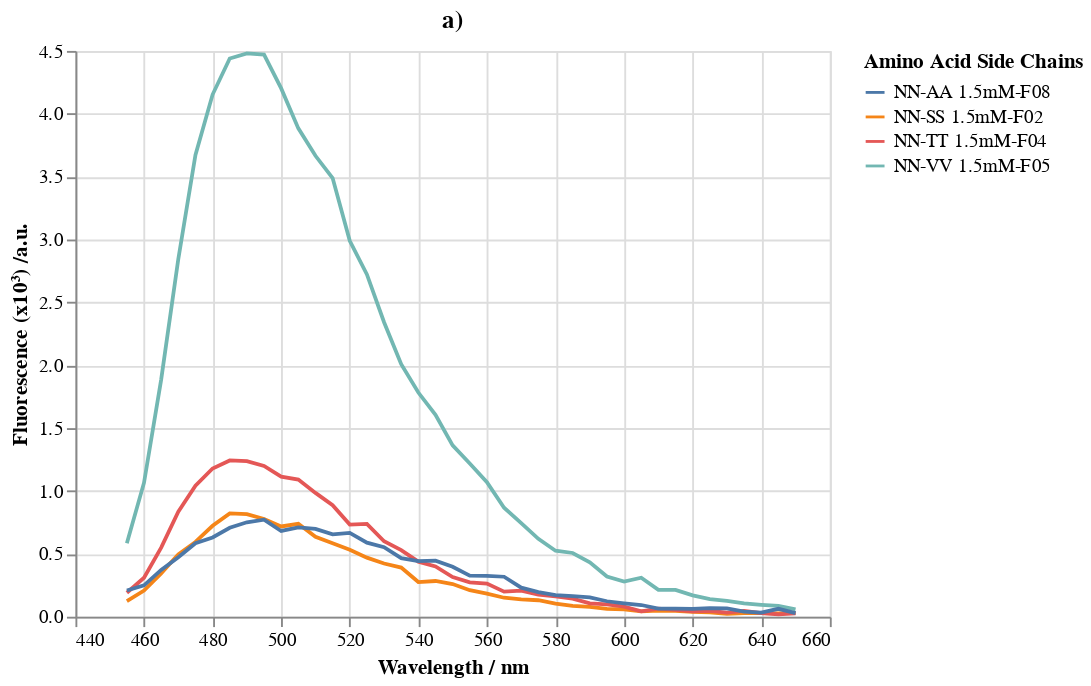

Write notebook code for a chart like this one.
### Code cell
# example of using a pre-constructed theme in your visual to apply globally

alt.themes.enable('latimes')
Figure06A= alt.Chart(Figure6A, title='a)').mark_line().encode(
alt.X("Wavelength:Q", title="Wavelength / nm"),
alt.Y("Flourescence_x10\u00b3:Q", title="Fluorescence (x10\u00b3) /a.u."),
alt.Color('AminoAcidSideChains:N', title="Amino Acid Side Chains"),
tooltip=['AminoAcidSideChains']
).transform_filter(
    alt.FieldOneOfPredicate(field='AminoAcidSideChains', oneOf=aminoAcids)
)

Figure06A

### Figure 1 — Vega-Lite specification as saved in the notebook (floating-point values rounded to 4 significant figures; data arrays with more than 128 entries replaced by an {"elided": "..."} marker saying what was removed)
{"usermeta": {"embedOptions": {"theme": "latimes"}}, "config": {"view": {"continuousWidth": 400, "continuousHeight": 300}}, "data": {"name": "data-c388466c9d242b9f6aed6871adcabd88"}, "mark": "line", "encoding": {"color": {"type": "nominal", "field": "AminoAcidSideChains", "title": "Amino Acid Side Chains"}, "tooltip": [{"type": "nominal", "field": "AminoAcidSideChains"}], "x": {"type": "quantitative", "field": "Wavelength", "title": "Wavelength / nm"}, "y": {"type": "quantitative", "field": "Flourescence_x10³", "title": "Fluorescence (x10³) /a.u."}}, "title": "a)", "transform": [{"filter": {"field": "AminoAcidSideChains", "oneOf": ["NN-SS 1.5mM-F02", "NN-TT 1.5mM-F04", "NN-VV 1.5mM-F05", "NN-AA 1.5mM-F08"]}}], "$schema": "https://vega.github.io/schema/vega-lite/v4.8.1.json", "datasets": {"data-c388466c9d242b9f6aed6871adcabd88": {"elided": "280 records"}}}
